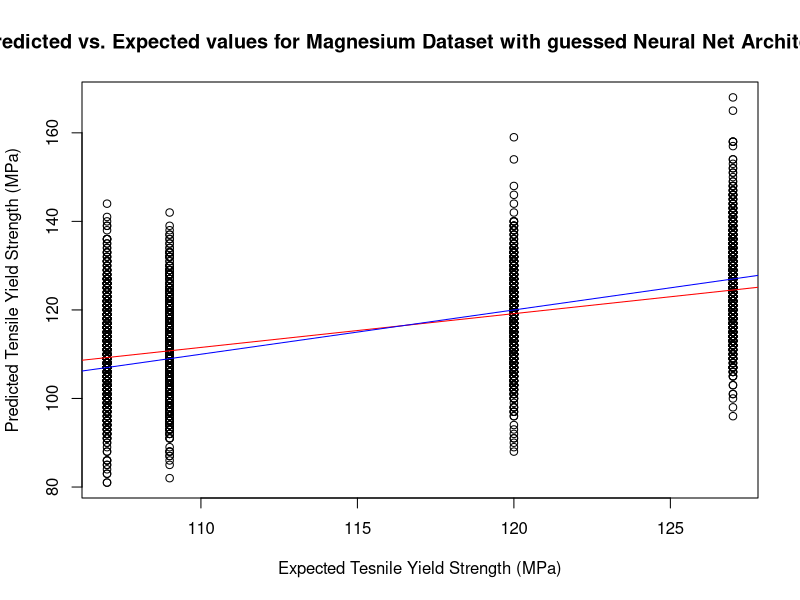

The R source for this figure:
dataset <- read.csv("../ML/Results/guessed-magnesium-MCCV-9010.csv")

names = dataset$Image
predictions = dataset$Predicted
expected_values = dataset$Expected

model = lm(predictions~expected_values)

residuals = predictions - expected_values

estimates = lm(predictions~expected_values)$coefficients

plot(expected_values, predictions, main = 'Predicted vs. Expected values for Magnesium Dataset with guessed Neural Net Architecture',
     xlab = 'Expected Tesnile Yield Strength (MPa)', ylab = 'Predicted Tensile Yield Strength (MPa)',
     )

abline(model, col = 'red')
abline(0, 1, col='blue')

